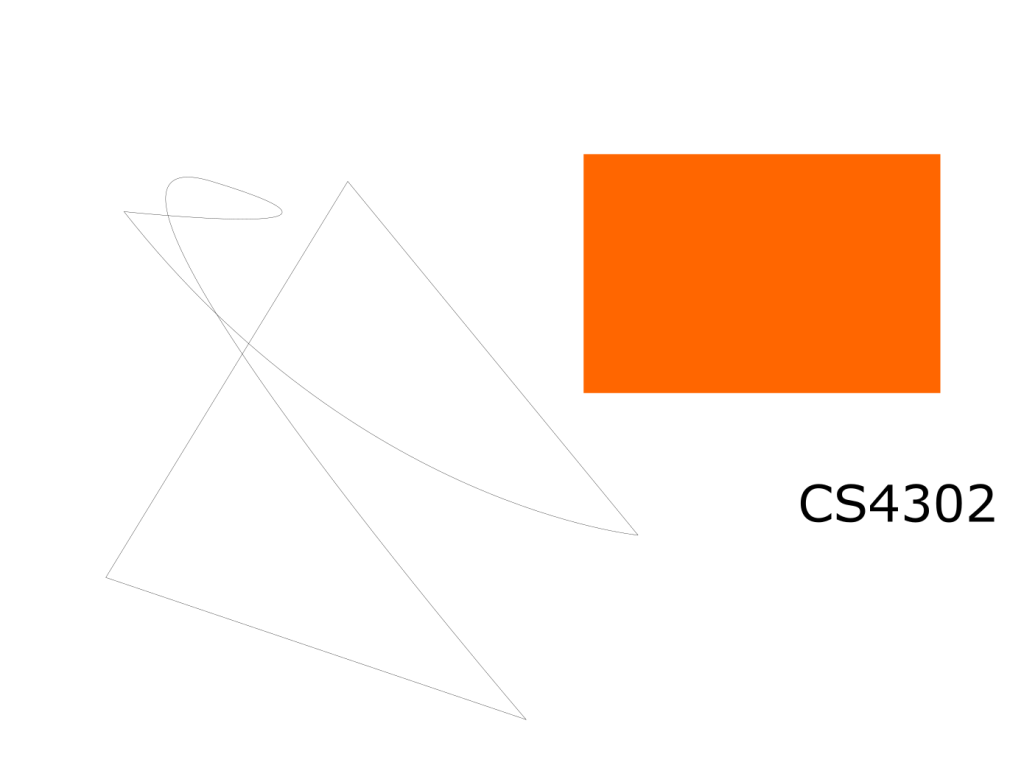
%> input picture Image Signal Analysis (2018-2019)/vector.png, 1024 x 768 px
$ octave task2Vector.m   (GNU Octave 9; MATLAB toolbox functions it lacks are replaced by stand-ins)
%> lines starting %> are read from the running program, lines starting %| are printed output that depends on the picture
%Load in Vector image and convert it to YCbCr colour space.
vectorImage = imread('vector.png');
%> vectorImage is the input picture: size 768x1024x3 uint8; mean R, G, B 254, 237.4, 226.4
YCBCRVector = rgb2ycbcr(vectorImage);
%> YCBCRVector: size 768x1024x3 uint8; mean of channels 1, 2, 3 223.1, 120.7, 136

%Extract colour components of vector image.
yVector = YCBCRVector(:,:,1);
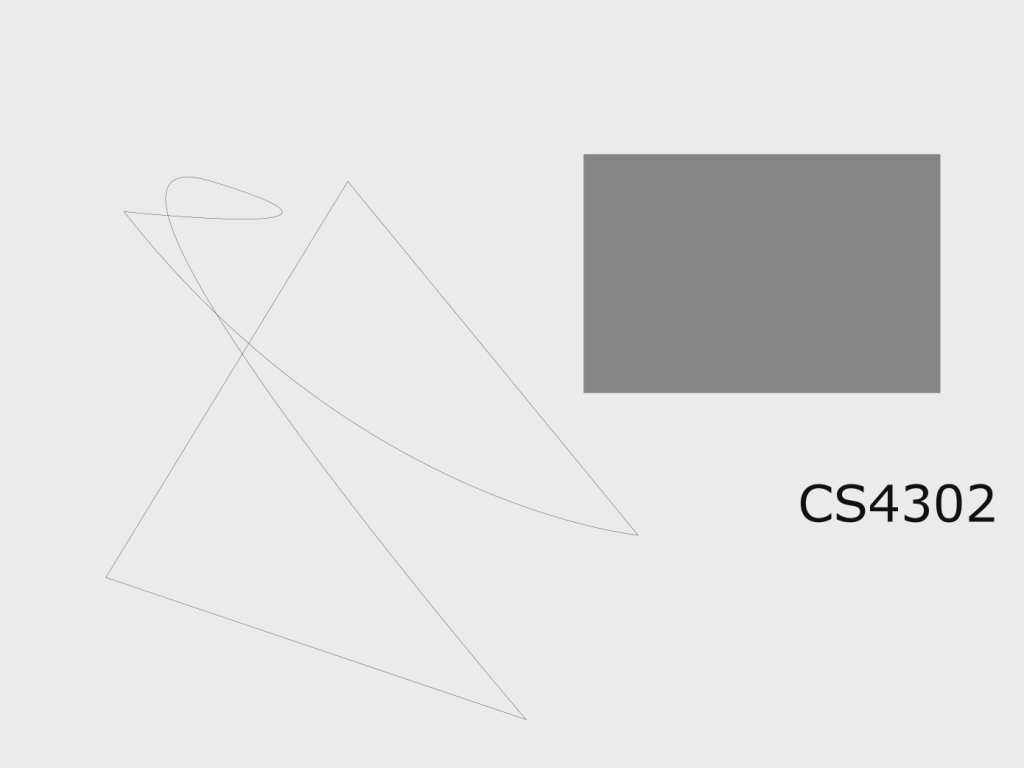
%> yVector: size 768x1024 uint8; min 16, max 235, mean 223.1
cbVector = YCBCRVector(:,:,2);
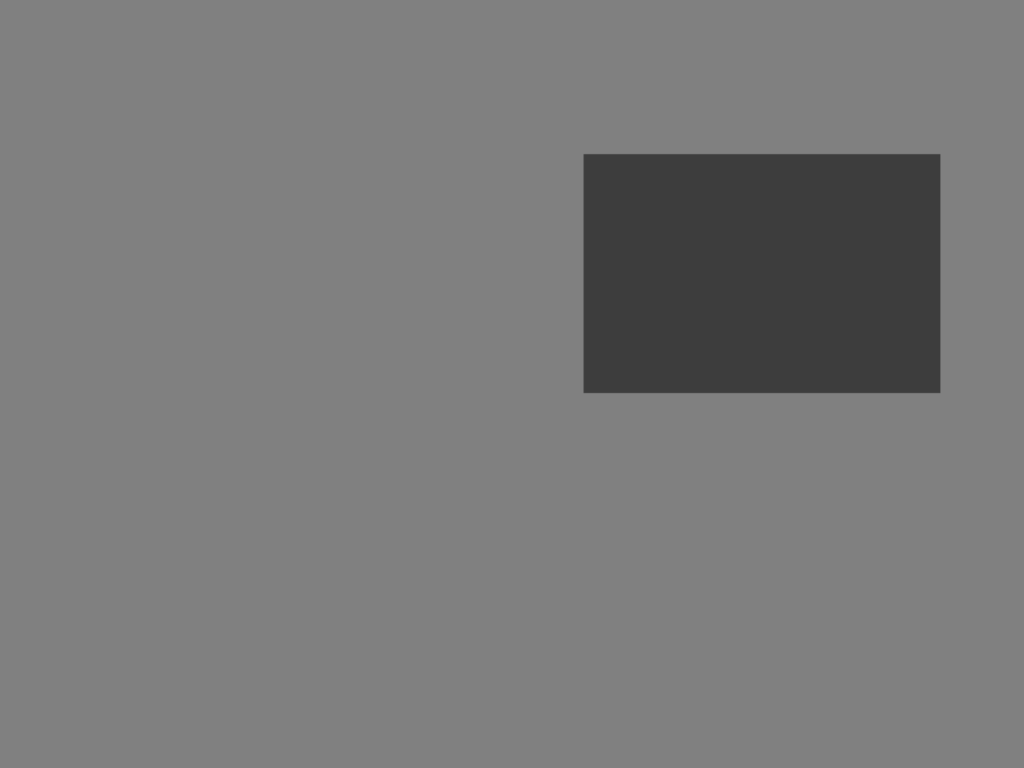
%> cbVector: size 768x1024 uint8; min 61, max 128, mean 120.7
crVector = YCBCRVector(:,:,3);
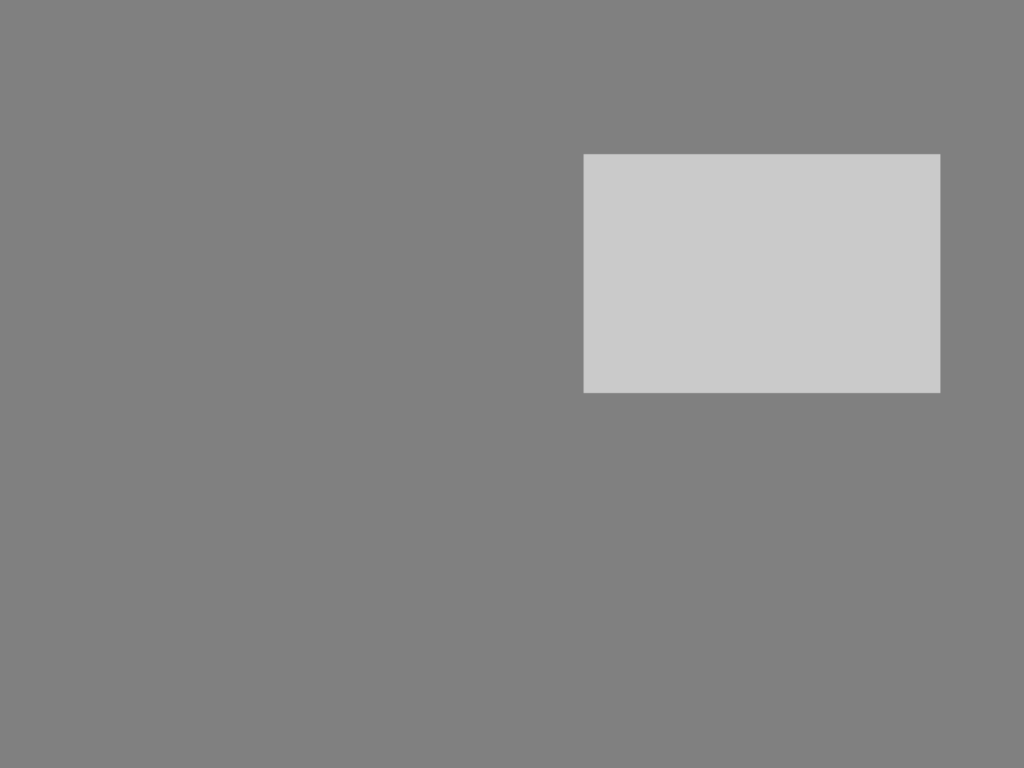
%> crVector: size 768x1024 uint8; min 128, max 202, mean 136

%Creates array size of the colour components
a = 128+ zeros(size(yVector));

%Create the coloured components of vector image using the zeros and
%the different channels.
cbVector = cat(3, a, cbVector, a);
%> cbVector: size 768x1024x3 uint8; mean of channels 1, 2, 3 128, 120.7, 128
crVector = cat(3, a, a, crVector);
%> crVector: size 768x1024x3 uint8; mean of channels 1, 2, 3 128, 128, 136

%Show different YCbCr components of vector image.
figure
imshow(YCBCRVector);
title('YCbCr colour space version of Vector image')

figure
imshow(yVector);
title('Y component of Vector image')

figure
imshow(ycbcr2rgb(cbVector));
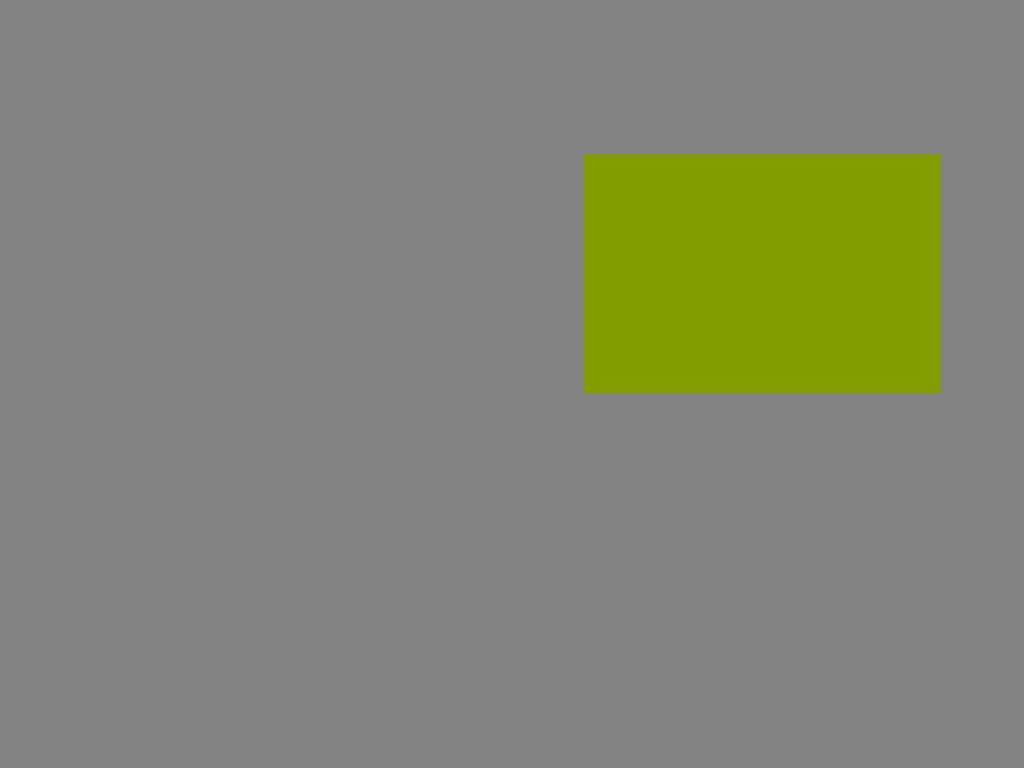
%> displayed picture: size 768x1024x3, on the screen's scale of 0 to 255; mean R, G, B 130, 132.9, 115.9
title('Cb component of Vector image')

figure
imshow(ycbcr2rgb(crVector));
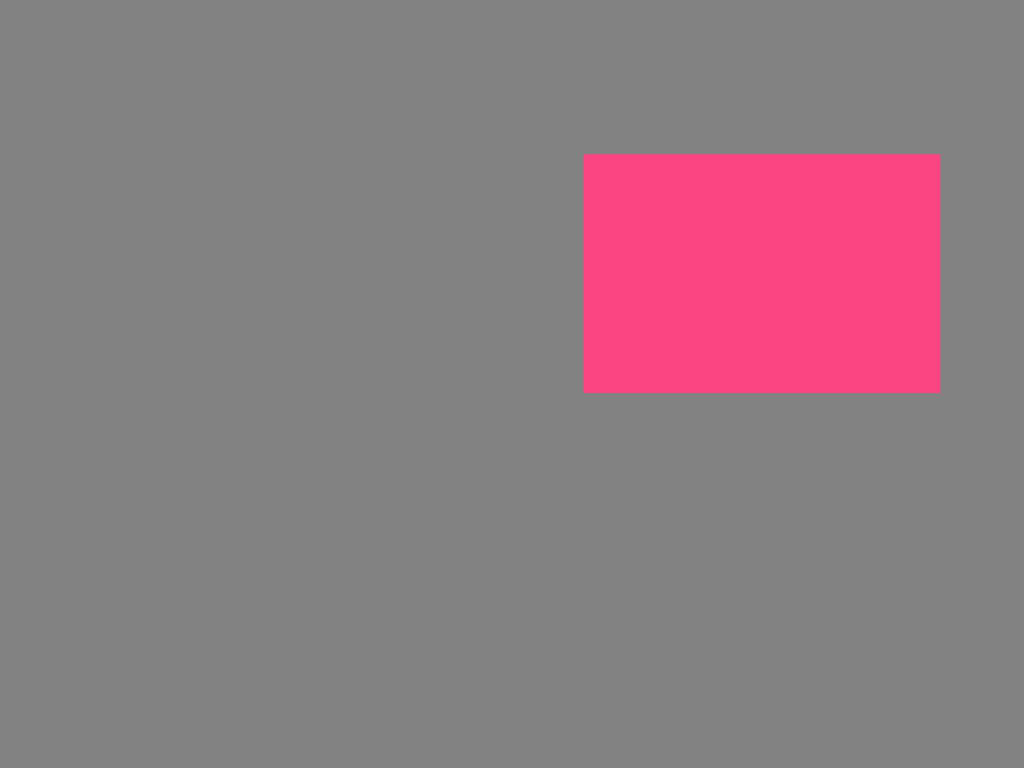
%> displayed picture: size 768x1024x3, on the screen's scale of 0 to 255; mean R, G, B 142.9, 123.5, 130
title('Cr component of Vector image')
